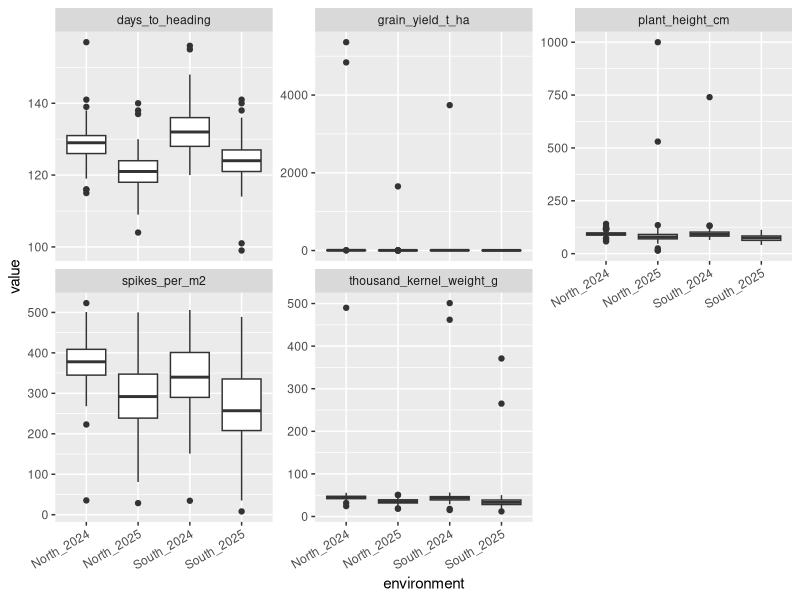
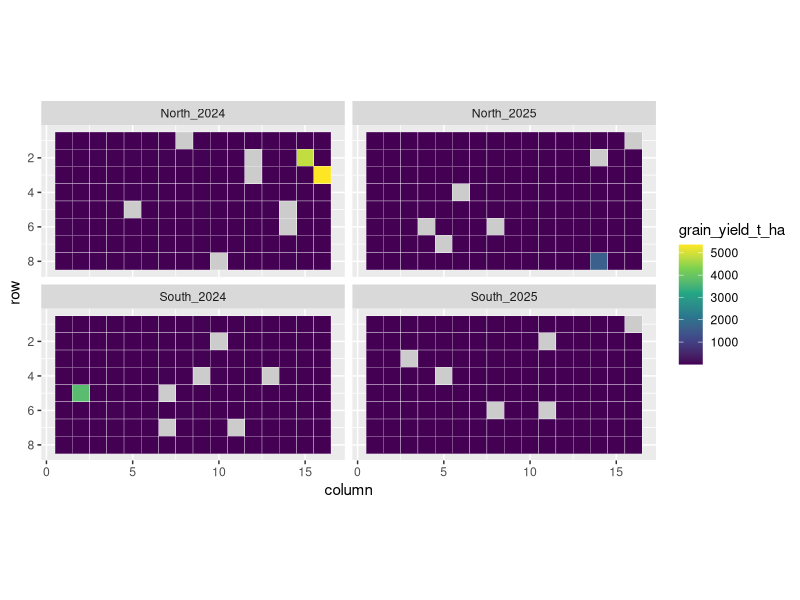
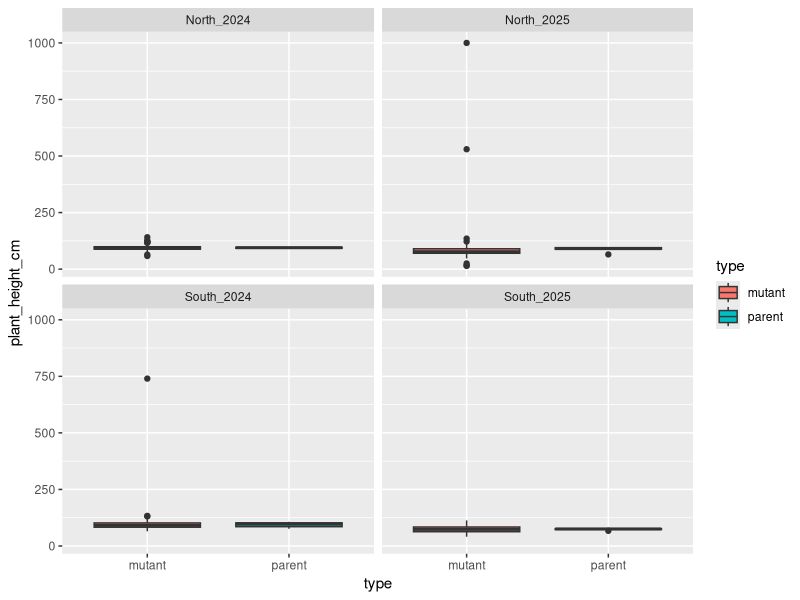

Generate these figures, in order, with R:
# A first look at the wheat data. Run it line by line and read the output.
# Needs the package ggplot2 (install.packages("ggplot2") if you do not have it).
library(ggplot2)

d <- read.csv("wheat_mutant_trials.csv", stringsAsFactors = FALSE)
traits <- c("days_to_heading", "plant_height_cm", "spikes_per_m2", "thousand_kernel_weight_g", "grain_yield_t_ha")
for (v in c("environment", "block", "genotype", "type", "parent", "awn_type")) d[[v]] <- factor(d[[v]])

# 1. Size and structure
dim(d)
str(d)
table(d$environment, d$block)               # plots in each block of each environment
length(unique(d$genotype))                  # 3 parents + 102 mutants
table(table(d$genotype, d$environment)[, 1]) # how many times is each line in one environment? (0, 1 or 2)

# 2. Missing values: how many, and where?
colSums(is.na(d[, c(traits, "lodging_score")]))
aggregate(d[, traits], list(environment = d$environment), function(x) sum(is.na(x)))

# 3. Distribution of each trait in each environment. Look for strange values.
long <- reshape(d[, c("environment", "plot", traits)], direction = "long",
                varying = traits, v.names = "value", timevar = "trait", times = traits, idvar = c("environment", "plot"))
ggplot(long, aes(environment, value)) + geom_boxplot() + facet_wrap(~trait, scales = "free_y") +
  theme(axis.text.x = element_text(angle = 30, hjust = 1))

# 4. The field. Colour = value of one trait. Do you see a pattern or a damaged corner?
ggplot(d, aes(column, row, fill = grain_yield_t_ha)) +
  geom_tile(colour = "white") + scale_y_reverse() + coord_equal() +
  facet_wrap(~environment) + scale_fill_viridis_c(na.value = "grey80")

# 5. Parents and mutants
ggplot(d, aes(type, plant_height_cm, fill = type)) + geom_boxplot() + facet_wrap(~environment)
table(d$awn_type[!duplicated(d$genotype)], d$type[!duplicated(d$genotype)])

# 6. Lodging is a score: look at it as counts, not as a mean
table(d$lodging_score, d$environment)
